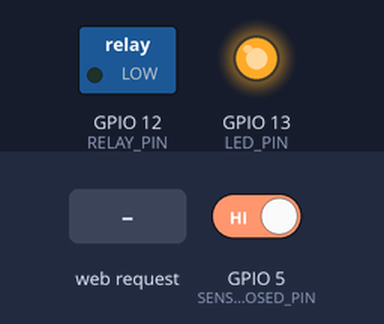
Bench run of a sketch on a simulated ESP8266 (NodeMCU). On the bench: switched loads named in the sketch (green lamp = pin HIGH), output pins drawn as LEDs (lit = HIGH). Inputs (shaded band) come from the test bench; at power-on: GPIO 5 (SENSOR_CLOSED_PIN) HIGH. WiFi joins after 1.5 s; servers stay silent unless stated; what the sketch prints to the serial monitor is not drawn.

Above: at 3.2 s.
3.3 s: HTTP request GET /close received
At 3.9 s:
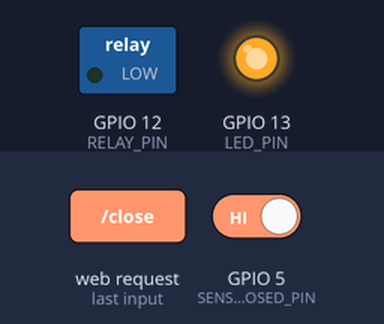
4.9 s: GPIO 5 (SENSOR_CLOSED_PIN) driven LOW
At 6.1 s:
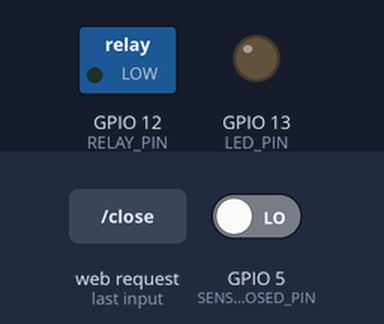
6.4 s: HTTP request GET /open received
At 7.5 s:
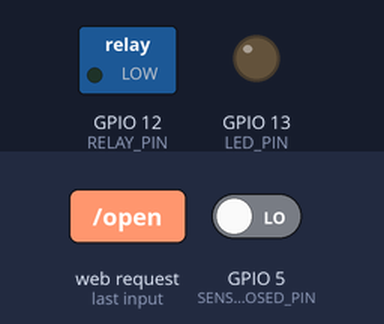
8.0 s: GPIO 5 (SENSOR_CLOSED_PIN) driven HIGH
At 8.6 s:
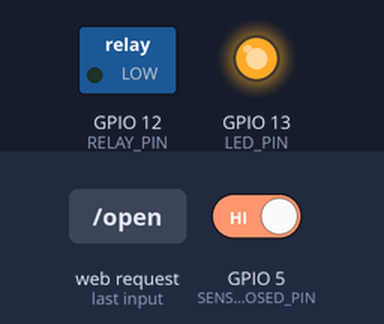
Timing chart, 0 to 10.5 s (numbered marks = the images above; inputs shaded):
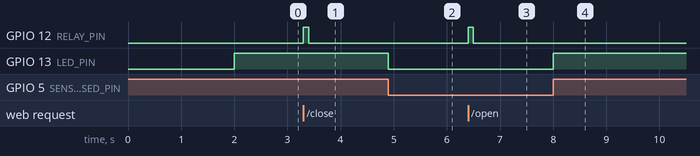

The sketch:

EspDoor.ino
```cpp
#include <ESP8266WiFi.h>
#include <ESP8266WebServer.h>

#include "secrets.h"
#include "notifications.h"

const String VERSION = "3";

// SONOFF SV
const int RELAY_PIN = 12;
const int LED_PIN = 13;
const int SENSOR_CLOSED_PIN = 5;

const int DOOR_OPEN = 0;
const int DOOR_CLOSED = 1;
const int DOOR_OPENING = 2;
const int DOOR_CLOSING = 3;
const int DOOR_STOPPED = 4;

ESP8266WebServer server(80);

void setRelayState(int state) {
  digitalWrite(RELAY_PIN, state);
}

void cycleRelay() {
  setRelayState(HIGH);
  delay(100);
  setRelayState(LOW);
}

int getSensorState() {
  // 1 - switch open
  // 0 - switch closed
  return digitalRead(SENSOR_CLOSED_PIN);
}

int getCurrentState() {
  return 1 - getSensorState();
}

int getTargetState() {
  int currentState = getCurrentState();

  switch(currentState) {
    case DOOR_CLOSED:
      return DOOR_OPENING;

    case DOOR_OPEN:
      return DOOR_CLOSING;

    case DOOR_CLOSING:
      return DOOR_CLOSED;

    case DOOR_OPENING:
      return DOOR_OPEN;

    default:
      return DOOR_STOPPED;
  }
}

bool isClosed() {
  return getCurrentState() == DOOR_CLOSED;
}

bool isOpen() {
  return getCurrentState() == DOOR_OPEN;
}

int setLEDState() {
  digitalWrite(LED_PIN, getSensorState());
}

void reply(int status, String body = "") {
  server.sendHeader("FirmwareVersion", VERSION);
  server.send(status, "text/plain", body);
}

void sendState(int state) {
  reply(200, String(state));
}

void handleHealth() {
  reply(204);
}

void handleState() {
  sendState(getCurrentState());
}

void handleOpen() {
  if (isClosed()) {
    cycleRelay();
    sendState(getTargetState());
  } else {
    sendState(getCurrentState());
  }
}

void handleClose() {
  if (isOpen()) {
    cycleRelay();
    sendState(getTargetState());
  } else {
    sendState(getCurrentState());
  }
}

void handleCycle() {
  cycleRelay();
  sendState(getTargetState());
}

void handleNotFound() {
  reply(404);
}

void configureRoutes() {
  server.on("/", handleHealth);
  server.on("/state", handleState);
  server.on("/open", handleOpen);
  server.on("/close", handleClose);
  server.on("/cycle", handleCycle);
  server.onNotFound(handleNotFound);
}

void awaitWifiConnected() {
  Serial.setDebugOutput(true);
  Serial.println("Trying to connect " + String(WIFI_SSID));

  WiFi.mode(WIFI_STA);
  WiFi.hostname(HOSTNAME);
  wifi_station_disconnect();

  WiFi.begin(WIFI_SSID, WIFI_PASSWORD, 9);

  while (WiFi.status() != WL_CONNECTED) {
    delay(1000);
    Serial.println(".");
  }
}

void setupHardware() {
  pinMode(LED_PIN, OUTPUT);
  setLEDState();

  pinMode(RELAY_PIN, OUTPUT);
  digitalWrite(RELAY_PIN, LOW);

  pinMode(SENSOR_CLOSED_PIN, INPUT_PULLUP);
}

void setup() {
  Serial.begin(9600);

  awaitWifiConnected();
  setupHardware();
  configureRoutes();

  server.begin();
}

void loop() {
  server.handleClient();
  setLEDState();

  if (strlen(NOTIFICATION_URL)) {
    listenForStateChange(&getCurrentState);
  }
}
```

notifications.h
```cpp
#include <ESP8266HTTPClient.h>
#include "secrets.h"

HTTPClient http;

int const INTERVAL = 1000;
long lastStateCheck = 0;
volatile int lastGateState = HIGH;

void onStateChange(int gateState) {
  // To be used with homebridge-http-notification-server
  // https://github.com/Supereg/homebridge-http-notification-server
  String body = "{ \
    \"characteristic\": \"CurrentDoorState\", \
    \"value\": " + String(gateState) + "}";

  http.begin(NOTIFICATION_URL);
  http.addHeader("Content-Type", "application/json");
  http.POST(body);
  http.end();
}

bool didStateChange(int gateState) {
  return lastGateState != gateState;
}

void listenForStateChange(int (*getState)()) {
  unsigned long currentStateCheck = millis();

  if (currentStateCheck - lastStateCheck > INTERVAL) {
    lastStateCheck = currentStateCheck;
    int gateState = getState();

    if (didStateChange(gateState)) {
      lastGateState = gateState;
      onStateChange(gateState);
    }
  }
}
```

secrets.example.h
```cpp
#define WIFI_SSID ""
#define WIFI_PASSWORD ""
#define HOSTNAME ""
#define NOTIFICATION_URL ""
```

Measured:
- after the input at 3.3 s, GPIO 12 (RELAY_PIN): LOW → HIGH at once, → LOW 0.10 s later
- after the input at 4.9 s, GPIO 13 (LED_PIN): HIGH → LOW at once
- after the input at 6.4 s, GPIO 12 (RELAY_PIN): LOW → HIGH at once, → LOW 0.10 s later
- after the input at 8.0 s, GPIO 13 (LED_PIN): LOW → HIGH at once
